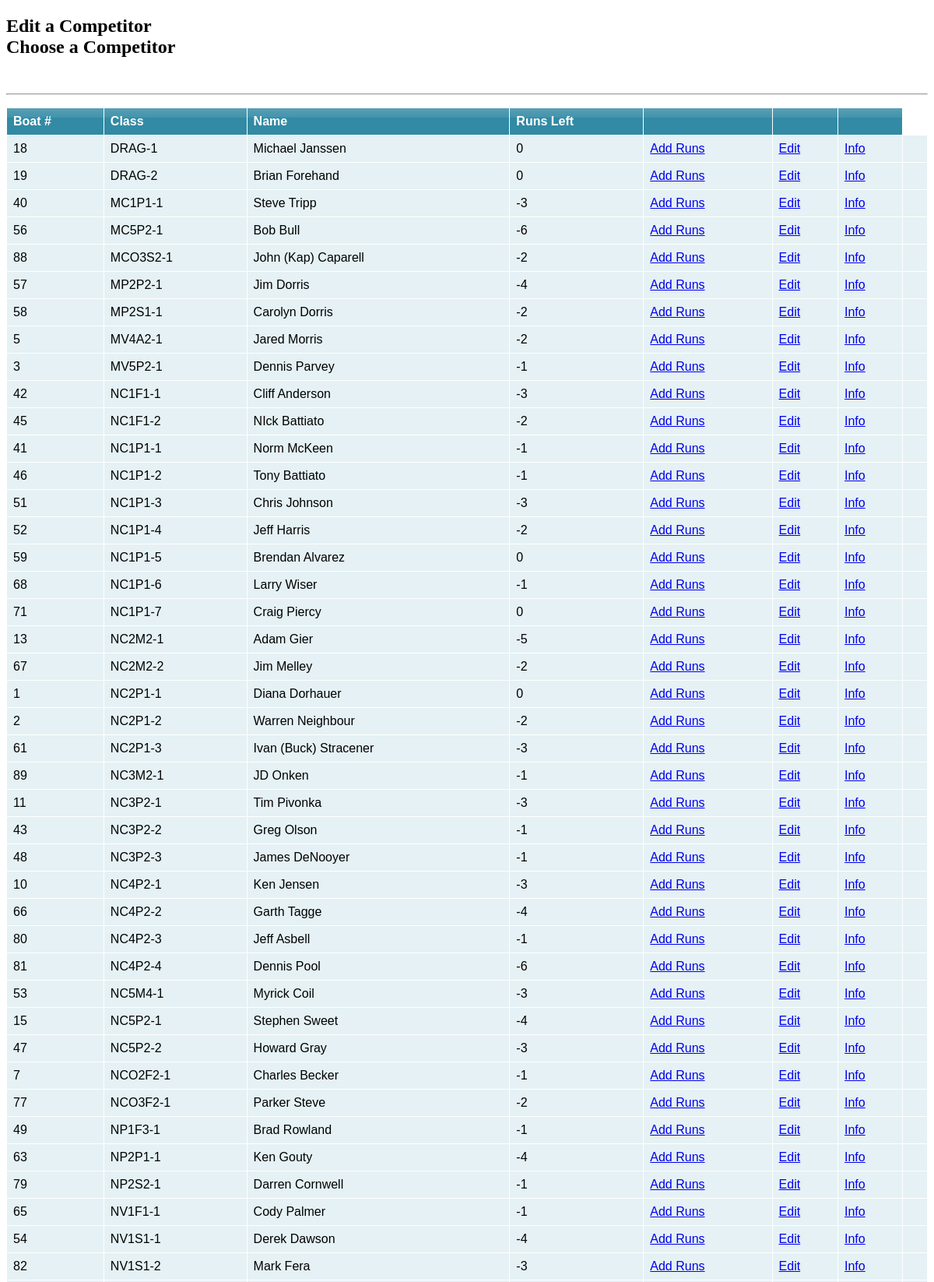
The page /listcompetitor.php (upper part) on the database its author committed.
### tables this page shows
CREATE TABLE IF NOT EXISTS `competitors` (
  `competitor_id` int(4) NOT NULL AUTO_INCREMENT,
  `driver_first` varchar(25) NOT NULL DEFAULT '',
  `driver_middle` char(2) DEFAULT NULL,
  `driver_last` varchar(25) NOT NULL DEFAULT '',
  `driver_dob` varchar(11) DEFAULT NULL,
  `driver_address` varchar(25) DEFAULT NULL,
  `driver_address2` varchar(20) DEFAULT NULL,
  `driver_city` varchar(15) DEFAULT NULL,
  `driver_state` char(2) DEFAULT NULL,
  `driver_zip` mediumint(5) DEFAULT NULL,
  `driver_dl` varchar(15) DEFAULT NULL,
  `driver_phone` varchar(12) DEFAULT NULL,
  `owner_first` varchar(25) DEFAULT NULL,
  `owner_middle` char(2) DEFAULT NULL,
  `owner_last` varchar(20) DEFAULT NULL,
  `owner_address` varchar(25) DEFAULT NULL,
  `owner_city` varchar(15) DEFAULT NULL,
  `owner_state` char(2) DEFAULT NULL,
  `owner_zip` mediumint(5) DEFAULT NULL,
  `owner_phone` varchar(12) DEFAULT NULL,
  `sponsor_name` varchar(30) DEFAULT NULL,
  `sponsor_address` varchar(50) DEFAULT NULL,
  `emer_first` varchar(25) DEFAULT NULL,
  `emer_last` varchar(25) DEFAULT NULL,
  `emer_address` varchar(50) DEFAULT NULL,
  `emer_phone` varchar(12) DEFAULT NULL,
  `emer_relation` varchar(30) DEFAULT NULL,
  `boat_class` varchar(8) DEFAULT NULL,
  `boat_number` int(2) DEFAULT NULL,
  `boat_name` varchar(30) DEFAULT NULL,
  `boat_year` smallint(4) DEFAULT NULL,
  `boat_mfg` varchar(20) DEFAULT NULL,
  `boat_hull` varchar(5) DEFAULT NULL,
  `boat_length` tinyint(4) DEFAULT NULL,
  `boat_engines` tinyint(2) DEFAULT NULL,
  `boat_block` varchar(10) DEFAULT NULL,
  `boat_cuinch` int(4) DEFAULT NULL,
  `boat_outdrivetype` varchar(10) DEFAULT NULL,
  `boat_mods` varchar(60) DEFAULT NULL,
  `boat_state` char(2) DEFAULT NULL,
  `driver_email` varchar(30) DEFAULT NULL,
  `bio` text,
  `runs_remain` int(11) NOT NULL DEFAULT '0',
  PRIMARY KEY (`competitor_id`)
);

### listcompetitor.php (the view, shortened to what this page needs)
<!DOCTYPE html PUBLIC "-//W3C//DTD XHTML 1.0 Transitional//EN" "http://www.w3.org/TR/xhtml1/DTD/xhtml1-transitional.dtd">
<html xmlns="http://www.w3.org/1999/xhtml">
<HEAD>
<link href="tablecloth/tablecloth.css" rel="stylesheet" type="text/css" media="screen" />
</HEAD>
<div id="container">
<h2> Edit a Competitor <br>
Choose a Competitor </h2> <br>
<div id="content">
<?php
include './config.php';
$con = mysql_connect("localhost", $DB_USER, $DB_PASS)or die("Connect Error: ".mysql_error());
   $result = mysql_query("SELECT * FROM competitors ORDER BY boat_class, boat_number ASC",$con);
echo "<hr>";
echo "<table cellspacing='0' cellpadding='0'>";
echo "<tr>";
echo "<th>Boat #</th><th>Class</th><th>Name</th><th>Runs Left</th><th></th><th></th><th></th>";
echo "</tr>";
while ($myrow = mysql_fetch_row($result)) {
		printf("<td>%s</td><td>%s-%s </td><td>%s %s </td><td>%s</td><td><a href= ./editruns.php?competitor=%s>Add Runs</a></td><td><A HREF = ./editcompetitor.php?competitor=%s>Edit</A></TD><td><A HREF=./driverinfo.php?competitor=%s>Info</A></TD><TD>",
		$myrow[0],$myrow[27],$myrow[28],$myrow[1],$myrow[3],$myrow[42],$myrow[0],$myrow[0],$myrow[0]);
echo "</td></tr>";
}
echo "</table>";
?>
 </div>
</div>
<BODY>
</BODY>
</HTML>

### tablecloth/tablecloth.css (style rules this page uses)
table, td { font:100% Arial, Helvetica, sans-serif; }
table { width:100%;border-collapse:collapse;margin:1em 0; }
th, td { text-align:left;padding:.5em;border:1px solid #fff; }
th { background:#328aa4 url(tr_back.gif) repeat-x;color:#fff; }
td { background:#e5f1f4; }

### rows shown on the page
competitors: competitor_id "18", boat_class "DRAG", boat_number "1", driver_first "Michael", driver_last "Janssen", runs_remain "0"
competitors: competitor_id "19", boat_class "DRAG", boat_number "2", driver_first "Brian", driver_last "Forehand", runs_remain "0"
competitors: competitor_id "40", boat_class "MC1P1", boat_number "1", driver_first "Steve", driver_last "Tripp", runs_remain "-3"
competitors: competitor_id "56", boat_class "MC5P2", boat_number "1", driver_first "Bob", driver_last "Bull", runs_remain "-6"
competitors: competitor_id "88", boat_class "MCO3S2", boat_number "1", driver_first "John (Kap)", driver_last "Caparell", runs_remain "-2"
competitors: competitor_id "57", boat_class "MP2P2", boat_number "1", driver_first "Jim", driver_last "Dorris", runs_remain "-4"
competitors: competitor_id "58", boat_class "MP2S1", boat_number "1", driver_first "Carolyn", driver_last "Dorris", runs_remain "-2"
competitors: competitor_id "5", boat_class "MV4A2", boat_number "1", driver_first "Jared", driver_last "Morris", runs_remain "-2"
competitors: competitor_id "3", boat_class "MV5P2", boat_number "1", driver_first "Dennis", driver_last "Parvey", runs_remain "-1"
competitors: competitor_id "42", boat_class "NC1F1", boat_number "1", driver_first "Cliff", driver_last "Anderson", runs_remain "-3"
competitors: competitor_id "45", boat_class "NC1F1", boat_number "2", driver_first "NIck", driver_last "Battiato", runs_remain "-2"
competitors: competitor_id "41", boat_class "NC1P1", boat_number "1", driver_first "Norm", driver_last "McKeen", runs_remain "-1"
competitors: competitor_id "46", boat_class "NC1P1", boat_number "2", driver_first "Tony", driver_last "Battiato", runs_remain "-1"
competitors: competitor_id "51", boat_class "NC1P1", boat_number "3", driver_first "Chris", driver_last "Johnson", runs_remain "-3"
competitors: competitor_id "52", boat_class "NC1P1", boat_number "4", driver_first "Jeff", driver_last "Harris", runs_remain "-2"
competitors: competitor_id "59", boat_class "NC1P1", boat_number "5", driver_first "Brendan", driver_last "Alvarez", runs_remain "0"
competitors: competitor_id "68", boat_class "NC1P1", boat_number "6", driver_first "Larry", driver_last "Wiser", runs_remain "-1"
competitors: competitor_id "71", boat_class "NC1P1", boat_number "7", driver_first "Craig", driver_last "Piercy", runs_remain "0"
competitors: competitor_id "13", boat_class "NC2M2", boat_number "1", driver_first "Adam", driver_last "Gier", runs_remain "-5"
competitors: competitor_id "67", boat_class "NC2M2", boat_number "2", driver_first "Jim", driver_last "Melley", runs_remain "-2"
competitors: competitor_id "1", boat_class "NC2P1", boat_number "1", driver_first "Diana", driver_last "Dorhauer", runs_remain "0"
competitors: competitor_id "2", boat_class "NC2P1", boat_number "2", driver_first "Warren", driver_last "Neighbour", runs_remain "-2"
competitors: competitor_id "61", boat_class "NC2P1", boat_number "3", driver_first "Ivan (Buck)", driver_last "Stracener", runs_remain "-3"
competitors: competitor_id "89", boat_class "NC3M2", boat_number "1", driver_first "JD", driver_last "Onken", runs_remain "-1"
competitors: competitor_id "11", boat_class "NC3P2", boat_number "1", driver_first "Tim", driver_last "Pivonka", runs_remain "-3"
competitors: competitor_id "43", boat_class "NC3P2", boat_number "2", driver_first "Greg", driver_last "Olson", runs_remain "-1"
competitors: competitor_id "48", boat_class "NC3P2", boat_number "3", driver_first "James", driver_last "DeNooyer", runs_remain "-1"
competitors: competitor_id "10", boat_class "NC4P2", boat_number "1", driver_first "Ken", driver_last "Jensen", runs_remain "-3"
competitors: competitor_id "66", boat_class "NC4P2", boat_number "2", driver_first "Garth", driver_last "Tagge", runs_remain "-4"
competitors: competitor_id "80", boat_class "NC4P2", boat_number "3", driver_first "Jeff", driver_last "Asbell", runs_remain "-1"
competitors: competitor_id "81", boat_class "NC4P2", boat_number "4", driver_first "Dennis", driver_last "Pool", runs_remain "-6"
competitors: competitor_id "53", boat_class "NC5M4", boat_number "1", driver_first "Myrick", driver_last "Coil", runs_remain "-3"
competitors: competitor_id "15", boat_class "NC5P2", boat_number "1", driver_first "Stephen", driver_last "Sweet", runs_remain "-4"
competitors: competitor_id "47", boat_class "NC5P2", boat_number "2", driver_first "Howard", driver_last "Gray", runs_remain "-3"
competitors: competitor_id "7", boat_class "NCO2F2", boat_number "1", driver_first "Charles", driver_last "Becker", runs_remain "-1"
competitors: competitor_id "77", boat_class "NCO3F2", boat_number "1", driver_first "Parker", driver_last "Steve", runs_remain "-2"
competitors: competitor_id "49", boat_class "NP1F3", boat_number "1", driver_first "Brad", driver_last "Rowland", runs_remain "-1"
competitors: competitor_id "63", boat_class "NP2P1", boat_number "1", driver_first "Ken", driver_last "Gouty", runs_remain "-4"
competitors: competitor_id "79", boat_class "NP2S2", boat_number "1", driver_first "Darren", driver_last "Cornwell", runs_remain "-1"
competitors: competitor_id "65", boat_class "NV1F1", boat_number "1", driver_first "Cody", driver_last "Palmer", runs_remain "-1"
competitors: competitor_id "54", boat_class "NV1S1", boat_number "1", driver_first "Derek", driver_last "Dawson", runs_remain "-4"
competitors: competitor_id "82", boat_class "NV1S1", boat_number "2", driver_first "Mark", driver_last "Fera", runs_remain "-3"
